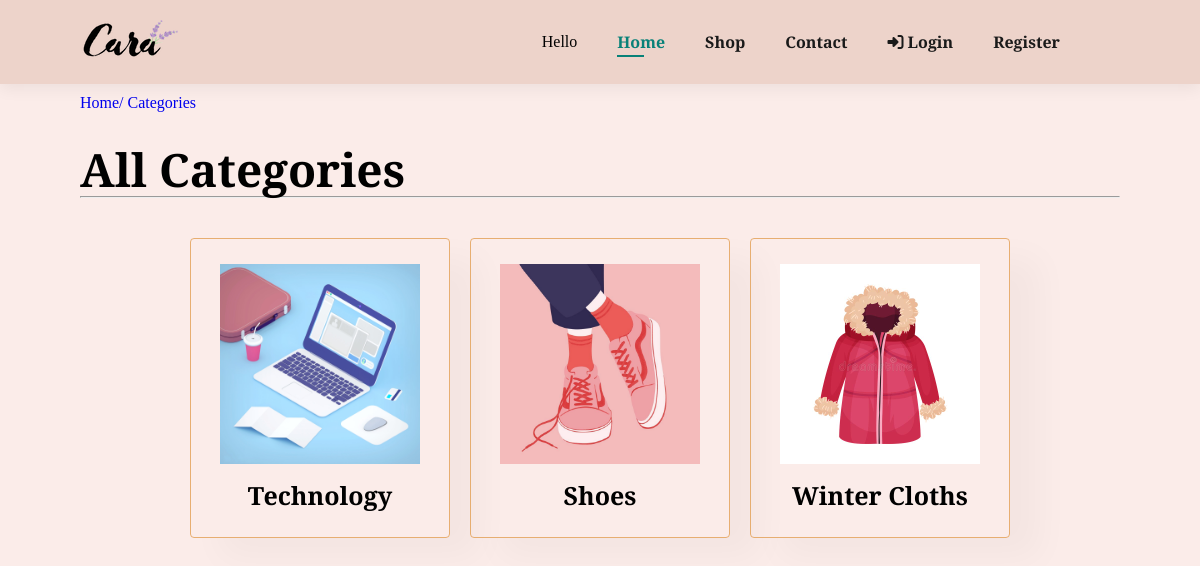
Page /categories/ on the committed database.
### store/models.py (models this page shows, shortened)
class Category(models.Model):
    slug = models.CharField(max_length=150, null=False, blank=False)
    name = models.CharField(max_length=50, null=False, blank=False)
    image = models.ImageField( upload_to=get_file_path_cat, null=True, blank=True)
    description = models.TextField(max_length=500, null=False, blank=False)
    status = models.BooleanField(default= False, help_text="0=Default, 1=Hidden")
    trending = models.BooleanField(default= False, help_text="0=Default, 1=Hidden")
    meta_title = models.CharField(max_length=150, null=False, blank=False)
    meta_keywords= models.CharField(max_length=150, null=False, blank=False)
    meta_description= models.CharField(max_length=500, null=False, blank=False)
    created_at = models.DateTimeField(auto_now_add=True)

### store/views.py (the view)
# urls.py: path('categories/', views.categories, name="store-categories"),
def categories(request):
    category = Category.objects.filter(status=0)
    context = {
        'category' : category
    }
    return render(request, 'store/categories.html', context)

### store/templates/store/categories.html
{% extends "store/base.html" %}
{% block content %}
<div style="margin-top:10px">
    <div style="margin-left:80px;" class="link_nav">
        <a href={% url 'store-home' %}>Home/</a>
        <a href={% url 'store-categories'%}>Categories</a>
    </div>
</div>
<div class="section-p1">
    <h2>All Categories</h2>
    <hr>
    <div class="cards">
        {% for item in category %}
                <div class="card">
                    <div>
                        <img class="image" src="{{ item.image.url }}" alt="category-image"/>
                    </div>
                    <div>
                        <a href="{% url 'categoriesview' item.slug %}" class="cat_link"><h4>{{ item.name }}
                    </h4></a></div>
                </div>
        {% endfor %}
    </div>
</div>
{% endblock content %}

### store/static/store/store_styles.css (style rules this page uses)
* { margin: 0; padding: 0; box-sizing: border-box; font-family: 'Josefin Slab', serif; }
:root { --main-bg-color: #ebcfc4d2; --body-bg-color: #f5d1c866; }
body { width: 100%; background-color: var(--body-bg-color); }
h2 { font-size: 46px; line-height: 54px; color: black; }
h4 { font-size: 25px; line-height: 34px; color: black; }
.section-p1 { padding: 30px 80px; }

### store/static/store/category_styles.css (style rules this page uses)
.link_nav > a { text-decoration: none; }
.cards { display: flex; flex-direction: row; align-items: center; justify-content: center; }
.card { width: 260px; text-align: center; padding: 25px 15px; box-shadow: 30px 20px 34px rgba(0,0,0,0.03); border: 1px solid #e19948bd; border-radius: 4px; margin: 40px 10px; }
.card img { max-width: 100%; margin-bottom: 10px; height: 200px; object-fit: cover; }
.cat_link { text-decoration: none; color: black; }

### rows in the picture
Category: image (picture), name "Technology"
Category: image (picture), name "Shoes"
Category: image (picture), name "Winter Cloths"
